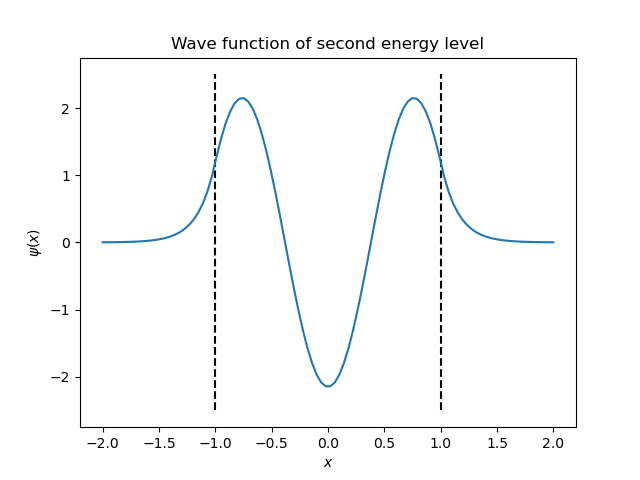

Source code (Python):
"""
Finding quantum eigenvalue in quantum well using bisection
Based on "A SURVEY OF COMPUTATIONAL PHYSICS", Python eBook Version
   by RH Landau, MJ Paez, and CC Bordeianu
   Copyright Princeton University Press, Princeton, 2011; Book  Copyright R Landau, 
   Oregon State Unv, MJ Paez, Univ Antioquia, C Bordeianu, Univ Bucharest, 2011.
   Support by National Science Foundation 
   
Lev Kaplan 2019
"""

from pylab import *
from math import *

# find eigenvalues of a quantum particle in a one-dimensional box 
# the potential is V(x)=V1 for |x|<a, V(x)=V2 for |x|>a 
# work in units hbar=1, 2m=1, a=1 

def f(E):     # f(E)=0 when E is eigenvalue 
    k = sqrt(E-V1)   # wave number inside well 
    r = sqrt(V2-E)   # decay constant outside well 
    return k*tan(k)-r


def bisect(E1,E2):
    tolerance = 1e-12  # bisect until bracket becomes this small
    while E2-E1 > tolerance:
        Enew=(E1+E2)/2    # midpoint of bracket
        if f(Enew)*f(E1) > 0:    # f(Enew) has same sign as f(E1)
            E1 = Enew
        else:
            E2 = Enew
    return E1

V1 = 10.0  # bottom of well 
V2 = 70.0  # top of well
epsilon = 1e-8

# For lowerst energy
# kleft = 0 + epsilon
# kright = pi/2.0 - epsilon

# For second lowerst energy
kleft = pi/2.0  + epsilon
kright = 3. * pi/2.0 - epsilon

Eleft =  V1 + kleft**2    #initial bracket for bisection is between k=0
Eright = V1 + kright**2   #and the first singularity of f 
E = bisect(Eleft,Eright)
print("E =",E)

A= -2.15
B= 840.86
a= 1
k = sqrt(17)
r = sqrt(43)

psi=[]
x = linspace(-2,2,100)

for x_i in x:
    if abs(x_i) < a: psi.append(A * cos(k*x_i))
    else: psi.append( B * exp(-r * abs(x_i)))

plot(x, psi)
vlines([-1,1],-2.5, 2.5, color='black', linestyles='--')
xlabel(r'$x$')
ylabel(r'$\psi(x)$')
title('Wave function of second energy level')
savefig('07_02.png')
show()

